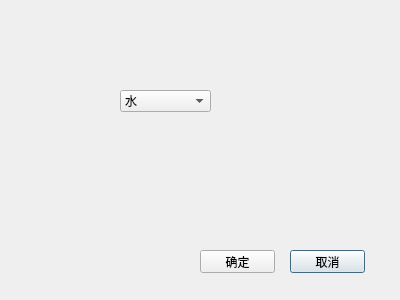
<?xml version="1.0" encoding="UTF-8"?>
<ui version="4.0">
 <class>MaterialStr</class>
 <widget class="QDialog" name="MaterialStr">
  <property name="geometry">
   <rect>
    <x>0</x>
    <y>0</y>
    <width>400</width>
    <height>300</height>
   </rect>
  </property>
  <property name="windowTitle">
   <string>Dialog</string>
  </property>
  <widget class="QComboBox" name="comboBox">
   <property name="geometry">
    <rect>
     <x>120</x>
     <y>90</y>
     <width>91</width>
     <height>22</height>
    </rect>
   </property>
   <item>
    <property name="text">
     <string>水</string>
    </property>
   </item>
   <item>
    <property name="text">
     <string>空气</string>
    </property>
   </item>
  </widget>
  <widget class="QPushButton" name="pushButton_2">
   <property name="geometry">
    <rect>
     <x>290</x>
     <y>250</y>
     <width>75</width>
     <height>23</height>
    </rect>
   </property>
   <property name="text">
    <string>取消</string>
   </property>
  </widget>
  <widget class="QPushButton" name="pushButton">
   <property name="geometry">
    <rect>
     <x>200</x>
     <y>250</y>
     <width>75</width>
     <height>23</height>
    </rect>
   </property>
   <property name="text">
    <string>确定</string>
   </property>
  </widget>
 </widget>
 <resources/>
 <connections/>
</ui>
